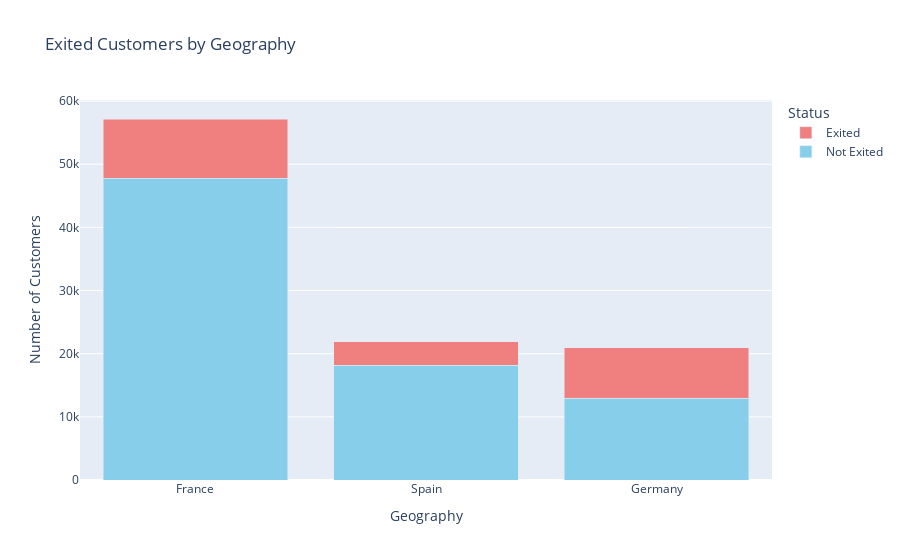

Source (notebook cell):
### Code cell
grouped_data = df.groupby(['Geography', 'Exited']).size().unstack(fill_value=0)

# Create the stacked bar chart
fig = go.Figure(data=[
    go.Bar(name='Not Exited', x=grouped_data.index, y=grouped_data[0], marker_color='skyblue'),
    go.Bar(name='Exited', x=grouped_data.index, y=grouped_data[1], marker_color='lightcoral')
])

# Update the layout for a stacked bar chart
fig.update_layout(
    barmode='stack',
    title='Exited Customers by Geography',
    xaxis_title='Geography',
    yaxis_title='Number of Customers',
    legend_title='Status',
    xaxis={'categoryorder':'total descending'}
)

# Show the plot
fig.show()

### Figure 1 — Plotly figure (JSON) as saved in the notebook; plotly's stock layout.template omitted (floating-point values rounded to 4 significant figures)
{"data": [{"marker": {"color": "skyblue"}, "name": "Not Exited", "type": "bar", "x": ["France", "Germany", "Spain"], "y": [47792, 12963, 18139]}, {"marker": {"color": "lightcoral"}, "name": "Exited", "type": "bar", "x": ["France", "Germany", "Spain"], "y": [9373, 7983, 3751]}], "layout": {"barmode": "stack", "legend": {"title": {"text": "Status"}}, "title": {"text": "Exited Customers by Geography"}, "xaxis": {"categoryorder": "total descending", "title": {"text": "Geography"}}, "yaxis": {"title": {"text": "Number of Customers"}}}}
